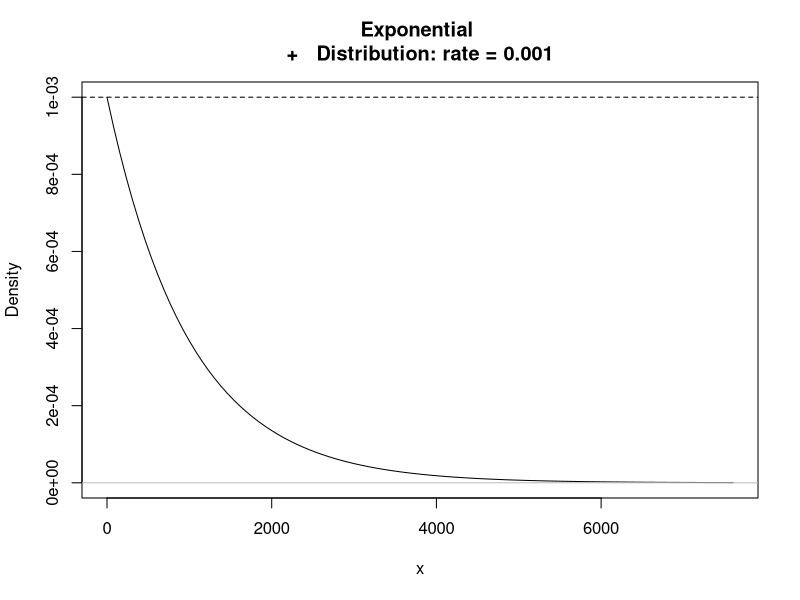
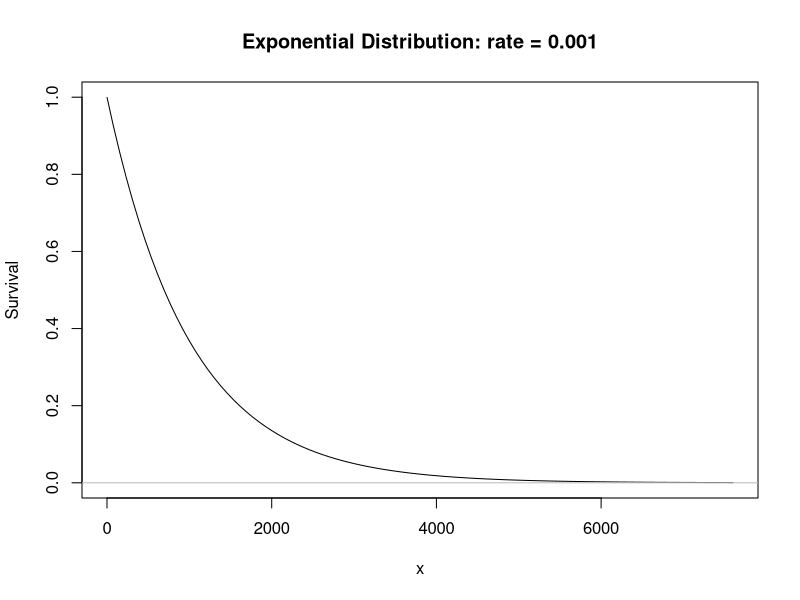
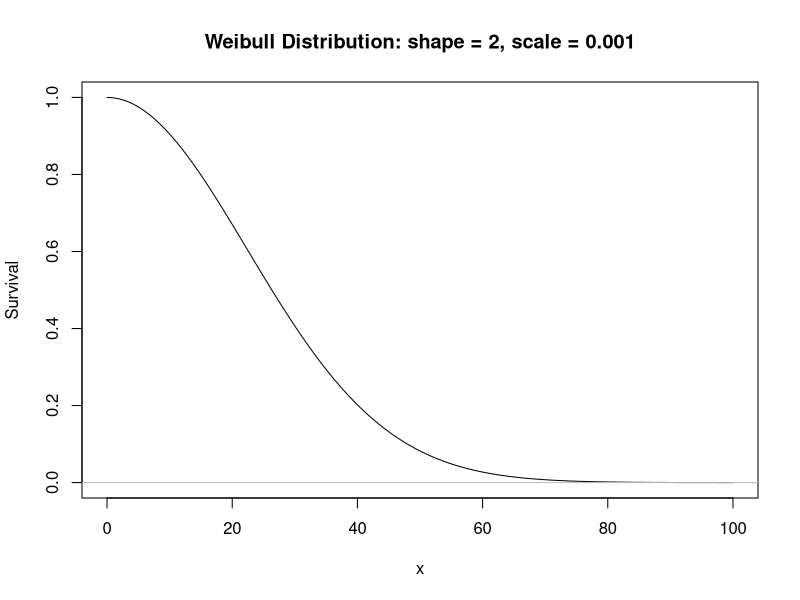
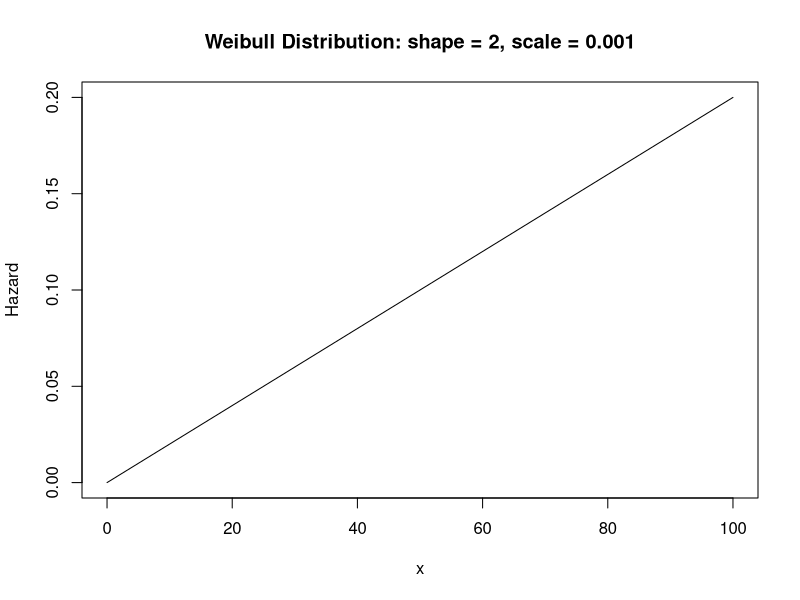

Reproduce these figures in R, in order.

################### code exercises page 57 K&M #################################################################
#################################################################
# ex 2.1 page 57 exponential distribution
# plot density and hazard functions
.x <- seq(0.5, 7600.902, length.out=100)

plot(.x, dexp(.x, rate=0.001), xlab="x", ylab="Density", main="Exponential 
+   Distribution: rate = 0.001", type="l")
abline(h=0, col="gray")
abline(h=0.001, lty=2)

#plot survival
plot(.x, 1-pexp(.x, rate=0.001), xlab="x", ylab="Survival", 
  main="Exponential Distribution: rate = 0.001", type="l")
abline(h=0, col="gray")

remove(.x)

# compute the median for the exponential distribution
qexp(0.5, rate=0.001, lower.tail=TRUE)

#prob X>2000
pexp(2000, rate=0.001, lower.tail=FALSE)
##########################################################################
# ex 2.2 Weibull page 57. NB! other parametrization in R than in K&M
# look at the help ?Weibull and see definition for the density 
# X ~ Weibull(alpha=shape, lambda=scale)
scale <- 0.001^(-1/2) 
.x <- seq(0, 100, length.out=100)
# plot S(t)=1-F(t)
plot(.x, 1-pweibull(.x, shape=2, scale=scale), xlab="x", ylab="Survival", 
main="Weibull Distribution: shape = 2, scale = 0.001", 
  type="l")
abline(h=0, col="gray")

#############################################################################
# compute values for the survival S(t): S(30), S(45), S(60) 
pweibull(30,shape=2, scale=scale, lower.tail=FALSE) #S(30)
pweibull(45,shape=2, scale=scale, lower.tail=FALSE)
pweibull(60,shape=2, scale=scale, lower.tail=FALSE)

#plot the hazard
plot(.x, dweibull(.x, shape=2, scale=scale)/(1-pweibull(.x, shape=2, scale=scale)), xlab="x", ylab="Hazard", 
main="Weibull Distribution: shape = 2, scale = 0.001", 
  type="l")
  
#find the hazard rate h(x)=f(x)/S(x)
dweibull(30, shape=2, scale=scale)/(1-pweibull(30, shape=2, scale=scale))
#check with the formula for the hazard:
 2/scale*(30/scale)^1
dweibull(45, shape=2, scale=scale)/(1-pweibull(45, shape=2, scale=scale))
dweibull(60, shape=2, scale=scale)/(1-pweibull(60, shape=2, scale=scale))

#find the median
qweibull(c(0.5),shape=2, scale=scale, lower.tail=TRUE)
###########################################################################
#Exercise 2.6
Gomsurv <- function(theta,alpha,x)
{gom <- exp(theta/alpha*(1-exp(alpha*x)))
gom}
Gomsurv(0.01,0.25,12)
1-Gomsurv(0.01,0.25,6)

Ghere <- function(x) Gomsurv(0.01,0.25,x)
fhere <- function(x) {Ghere(x)-0.5}
#numerical approximation: use uniroot
uniroot(fhere, c(0,100))
#or analytically 
4*(log(1-0.25/0.01*log(0.5)))

###########################################################################
#Exercise 2.7
# look in the help at ?GammaDist
pgamma(18, shape=3, rate = 0.2, lower.tail = FALSE, log.p = FALSE)
pgamma(12, shape=3, rate = 0.2, lower.tail = TRUE, log.p = FALSE)
#mean=beta/lambda


 

